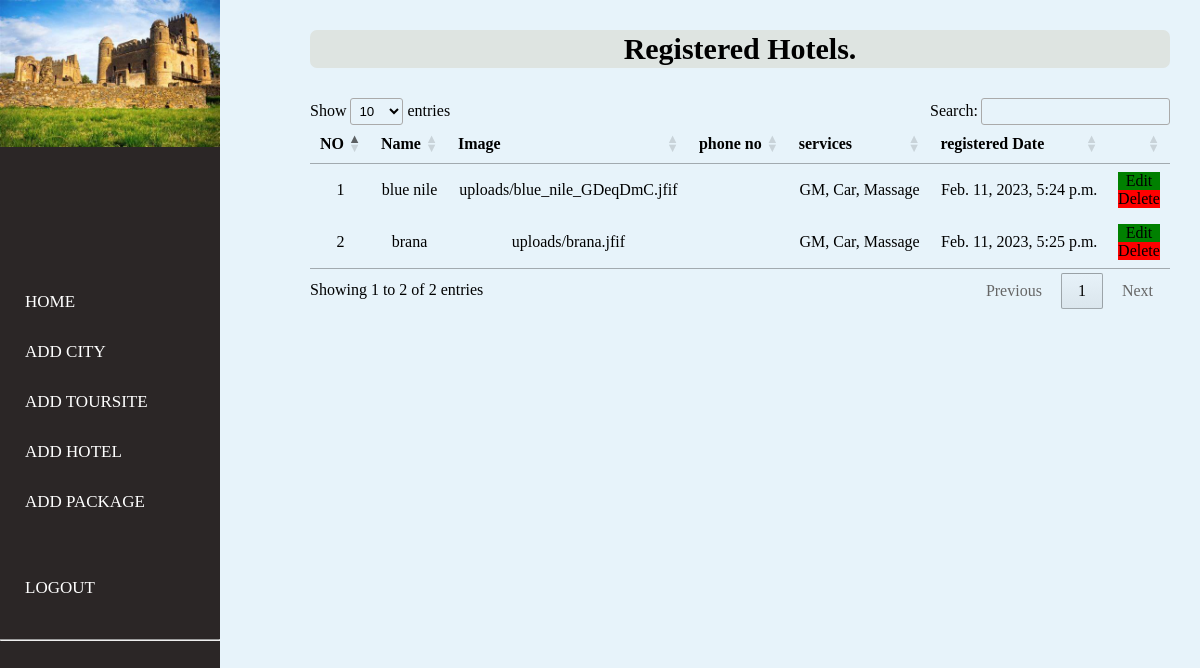
Screenshot of /dashboard/hotel_list/ with the database file from the repository.
### tour/models.py (models this page shows, shortened)
class Hotel(models.Model):
    name=models.CharField(max_length=100)
    email=models.EmailField(max_length=100)
    services=models.CharField(max_length=1000)
    image=models.ImageField(upload_to ='uploads',null=True)
    cost=models.DecimalField(decimal_places=2,max_digits=7)
    created=models.DateTimeField(auto_now_add=True)
    city=models.ForeignKey(City,null=True, related_name='city',on_delete= models.SET_NULL,blank=True)

### dashbord/views.py (the view)
# urls.py: path('hotel_list/',views.hotel_list,name='hotel_list'),
def hotel_list(request):
    trs = Hotel.objects.all()
    context = {
        'F': trs
    }
    return render(request, 'hotel/hotel_list.html', context)

### dashbord/templates/hotel/hotel_list.html (shortened to what this page needs)
{% load static %} {% block content %}
<link rel="stylesheet" href="{% static 'css/all.css'%}">
<head>
    <link href="https://cdn.datatables.net/1.10.12/css/jquery.dataTables.css" rel="stylesheet" />
    <link href="https://cdn.datatables.net/buttons/1.2.2/css/buttons.dataTables.css" rel="stylesheet" />
</head>
{% include "../ex.html" %}
<div class="wrapper">
    <div class="section">
        <div class="box-area">
            <section>
                <center>
                    <h3 class="font" style="text-align: center;"> Registered Hotels.</h3>
                </center>
                <div class="container">
                    <div class="tbl-header">
                        <table cellpadding="0" cellspacing="0" border="0px" style="width:100% !important;">
                            <thead>
                                <tr>
                                    <th>NO</th>
                                    <th>Name</th>
                                    <th>Image</th>
                                    <th>phone no</th>
                                    <th>services</th>
                                    <th>registered Date</th>
                                    <th> </th>
                                </tr>
                            </thead>
                    </div>
                    {% for tr in F %}
                    <tr>
                        <td>{{ tr.id }}</td>
                        <td>{{ tr.name }}</td>
                        <td>{{ tr.image }}</td>
                        <td>{{ tr.phone }}</td>
                        <td>{{ tr.services }}</td>
                        <td>{{ tr.created }} </td>
                        <td>
                            <a style="background-color: green;" class="update" href="{% url 'edit_hotel' tr.id %} ">Edit</a>
                            <a style="background-color: red;" class="update" href="{% url 'delete_hotel' tr.id %} ">Delete</a> </td>
                    </tr>
                    {% endfor %}
                </div>
        </div>
    </div>
</div>
{% endblock %}

### dashbord/templates/ex.html (style rules this page uses)
body { margin: 0; padding: 0; font-family: 'montserrat'; background: rgb(231, 243, 250); }
.wrapper { margin-left: 260px; }
.section { display: grid; min-height: 100vh; }
td, th { text-align: center; }
h3 { background-color: rgb(222, 228, 225); padding: 2px; border-radius: 7px; }
.font { font-size: 30px; }
.container { margin-top: 15px; }
.update { color: black; display: block; text-decoration: none; }
section { margin-left: 50px; margin-right: 30px; display: relative; }

### rows the page displays
Hotel: id "1", name "blue nile", image "uploads/blue_nile_GDeqDmC.jfif", services "GM, Car, Massage", created "Feb. 11, 2023, 5:24 p.m."
Hotel: id "2", name "brana", image "uploads/brana.jfif", services "GM, Car, Massage", created "Feb. 11, 2023, 5:25 p.m."
